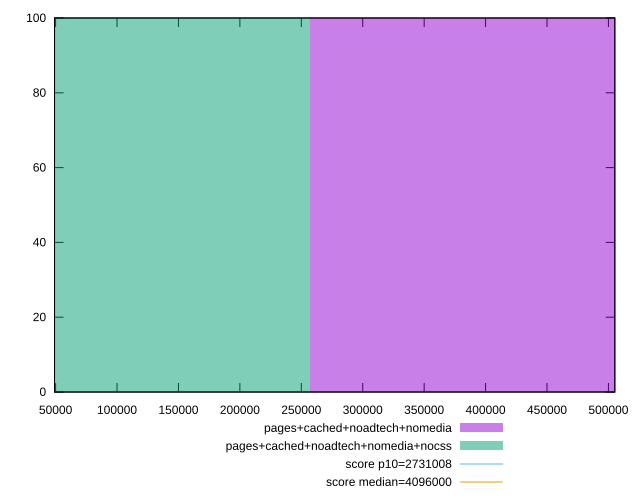

Source code (gnuplot):
reset

$pagesCachedNoadtechNomedia <<EOF
513784.27072673466 100
EOF

$pagesCachedNoadtechNomediaNocss <<EOF
0 100
EOF

set key outside below
set boxwidth 513784.27072673466
set xrange [49126:505202]
set yrange [0:100]
set trange [0:100]
set style fill transparent solid 0.5 noborder

set parametric
set terminal svg size 640, 500 enhanced background rgb 'white'
set output "report_00009_2021-02-08T22-37-41.559Z/total-byte-weight/comparison/histogram/3_vs_4.svg"

plot $pagesCachedNoadtechNomedia title "pages+cached+noadtech+nomedia" with boxes, \
     $pagesCachedNoadtechNomediaNocss title "pages+cached+noadtech+nomedia+nocss" with boxes, \
     2731008,t title "score p10=2731008", \
     4096000,t title "score median=4096000"

reset
